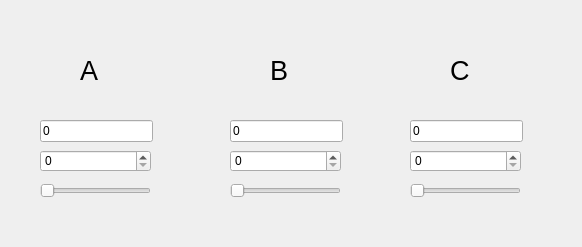
<?xml version="1.0" encoding="UTF-8"?>
<ui version="4.0">
 <class>MainWindow</class>
 <widget class="QMainWindow" name="MainWindow">
  <property name="geometry">
   <rect>
    <x>0</x>
    <y>0</y>
    <width>582</width>
    <height>247</height>
   </rect>
  </property>
  <property name="windowTitle">
   <string>MainWindow</string>
  </property>
  <widget class="QWidget" name="centralwidget">
   <widget class="QLabel" name="label">
    <property name="geometry">
     <rect>
      <x>80</x>
      <y>50</y>
      <width>31</width>
      <height>41</height>
     </rect>
    </property>
    <property name="font">
     <font>
      <pointsize>20</pointsize>
     </font>
    </property>
    <property name="text">
     <string>А</string>
    </property>
   </widget>
   <widget class="QSlider" name="horizontalSlider_a">
    <property name="geometry">
     <rect>
      <x>40</x>
      <y>180</y>
      <width>111</width>
      <height>22</height>
     </rect>
    </property>
    <property name="maximum">
     <number>100</number>
    </property>
    <property name="orientation">
     <enum>Qt::Horizontal</enum>
    </property>
   </widget>
   <widget class="QLineEdit" name="lineEdit_a">
    <property name="geometry">
     <rect>
      <x>40</x>
      <y>120</y>
      <width>113</width>
      <height>22</height>
     </rect>
    </property>
    <property name="text">
     <string>0</string>
    </property>
   </widget>
   <widget class="QSpinBox" name="spinBox_a">
    <property name="geometry">
     <rect>
      <x>40</x>
      <y>150</y>
      <width>111</width>
      <height>22</height>
     </rect>
    </property>
    <property name="maximum">
     <number>100</number>
    </property>
   </widget>
   <widget class="QLabel" name="label_2">
    <property name="geometry">
     <rect>
      <x>270</x>
      <y>50</y>
      <width>31</width>
      <height>41</height>
     </rect>
    </property>
    <property name="font">
     <font>
      <pointsize>20</pointsize>
     </font>
    </property>
    <property name="text">
     <string>B</string>
    </property>
   </widget>
   <widget class="QSlider" name="horizontalSlider_b">
    <property name="geometry">
     <rect>
      <x>230</x>
      <y>180</y>
      <width>111</width>
      <height>22</height>
     </rect>
    </property>
    <property name="maximum">
     <number>100</number>
    </property>
    <property name="orientation">
     <enum>Qt::Horizontal</enum>
    </property>
   </widget>
   <widget class="QSpinBox" name="spinBox_b">
    <property name="geometry">
     <rect>
      <x>230</x>
      <y>150</y>
      <width>111</width>
      <height>22</height>
     </rect>
    </property>
    <property name="maximum">
     <number>100</number>
    </property>
   </widget>
   <widget class="QLineEdit" name="lineEdit_b">
    <property name="geometry">
     <rect>
      <x>230</x>
      <y>120</y>
      <width>113</width>
      <height>22</height>
     </rect>
    </property>
    <property name="text">
     <string>0</string>
    </property>
   </widget>
   <widget class="QLabel" name="label_3">
    <property name="geometry">
     <rect>
      <x>450</x>
      <y>50</y>
      <width>31</width>
      <height>41</height>
     </rect>
    </property>
    <property name="font">
     <font>
      <pointsize>20</pointsize>
     </font>
    </property>
    <property name="text">
     <string>C</string>
    </property>
   </widget>
   <widget class="QSlider" name="horizontalSlider_c">
    <property name="geometry">
     <rect>
      <x>410</x>
      <y>180</y>
      <width>111</width>
      <height>22</height>
     </rect>
    </property>
    <property name="maximum">
     <number>100</number>
    </property>
    <property name="orientation">
     <enum>Qt::Horizontal</enum>
    </property>
   </widget>
   <widget class="QSpinBox" name="spinBox_c">
    <property name="geometry">
     <rect>
      <x>410</x>
      <y>150</y>
      <width>111</width>
      <height>22</height>
     </rect>
    </property>
    <property name="maximum">
     <number>100</number>
    </property>
   </widget>
   <widget class="QLineEdit" name="lineEdit_c">
    <property name="geometry">
     <rect>
      <x>410</x>
      <y>120</y>
      <width>113</width>
      <height>22</height>
     </rect>
    </property>
    <property name="text">
     <string>0</string>
    </property>
   </widget>
  </widget>
 </widget>
 <resources/>
 <connections/>
</ui>
